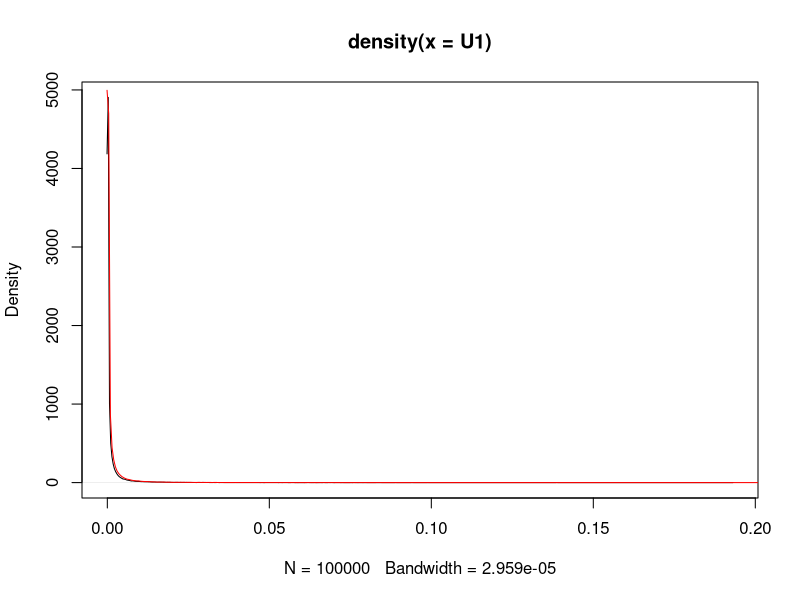
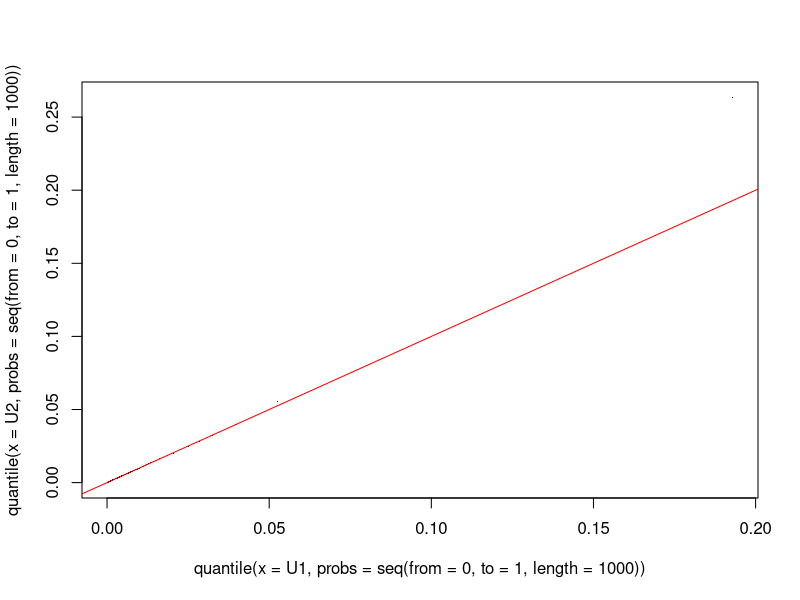

Write R code to recreate these figures, in order.
# Ayudantía 05/06
# inm
#
#
# Dos personas y un banco lanzan un dado justo y la persona 1 le gana al banco si su tirada es mayor que 
# la del banco, y lo mismo para la persona 2. 
la_del_banco <- function(nsim, k){
    dado_persona_1 <- ceiling(k * runif(n = nsim))
    dado_persona_2 <- ceiling(k * runif(n = nsim))
    dado_banco <- ceiling(k * runif(n = nsim))
    gana_1 <- as.numeric(dado_persona_1 > dado_banco)
    gana_2 <- as.numeric(dado_persona_2 > dado_banco)
    aux <- cov(gana_1, gana_2)
    cat(
        sprintf(
            "La covarianza entre I_1 e I_2 es: %0.6f\n", aux
        )
    )
}

la_del_banco(1e5, 6)
35/432

# cov como argumentos o dos vectores y calcula la covarianza entre ellos, toma una matriz
# y calula la covarianza entre columnas y hace lo mismo con un data.frame


# En el ejercicio 1 tenemos que condicional en U_{k-1} = u, U_k ~ Uniforme(0, u) y queremos
# la esperanza y varianza de U_k.
uniformes_anidadas <- function(nsim, k){
    U <- rep(1, nsim)
    for(i in 1:k){
        U <- runif(n = nsim, max = U) # U_k ~ Unif(0, U_{k-1})
    }
    return(U)
}

U1 <- uniformes_anidadas(1e5, k = 10)
mean(U1)
2^-10
var(U1)
# Queda pendiente ver que sí coincide con la varianza teórica :(

# Si U ~ Uniforme(0,1), entones V = aU es tal que V ~ Uniforme(0, a)
# Si U ~ Uniforme(0,1), entones V = aU + b es tal que V ~ Uniforme(b, b+a)
# Si tomamos U_1 = u y vemos que U_2 ~ Uniforme(0, u) entonecs U_2 = u * V_2 con
# V_2 ~ Uniforme(0,1), entonces parece que U_2 = V_2 * U_1 con V2 independiente de U_1.
# Si tomamos U_2 = u y vemos que U_3 ~ Uniforme(0, u) entonecs U_3 = u * V_3 con 
# V_3 ~ Uniforme(0,1)
# Bajo este razonamiento, U_3 = U_2 * V_3 = V_3 * V_2 * U_1.
# Parece que U_k es el producto de k variables aleatorias independientes uniformes(0,1)
# ¿Es esto cierto? Podemos darnos una idea con simulaciones

producto_de_uniformes <- function(nsim, k){
    U <- rep(1, nsim)
    for(i in 1:k){
        U <- U * runif(n = nsim)
    }
    return(U)
}

U2 <- producto_de_uniformes(nsim = 1e5, k = 10)
mean(U1)
mean(U2)
var(U1)
var(U2)

# Vamos a comparar las densidades de las simulaciones
plot(density(U1))
lines(density(U2), col = "red")
# Pruebita gráfica de si dos distribuciones son similares
# Otra pruebita se puede hacer con QQ-plots
plot(quantile(x = U1, probs = seq(from = 0, to = 1, length = 1e3)),
     quantile(x = U2, probs = seq(from = 0, to = 1, length = 1e3)),
     pch = '.')
abline(a = 0, b = 1, col = "red")
